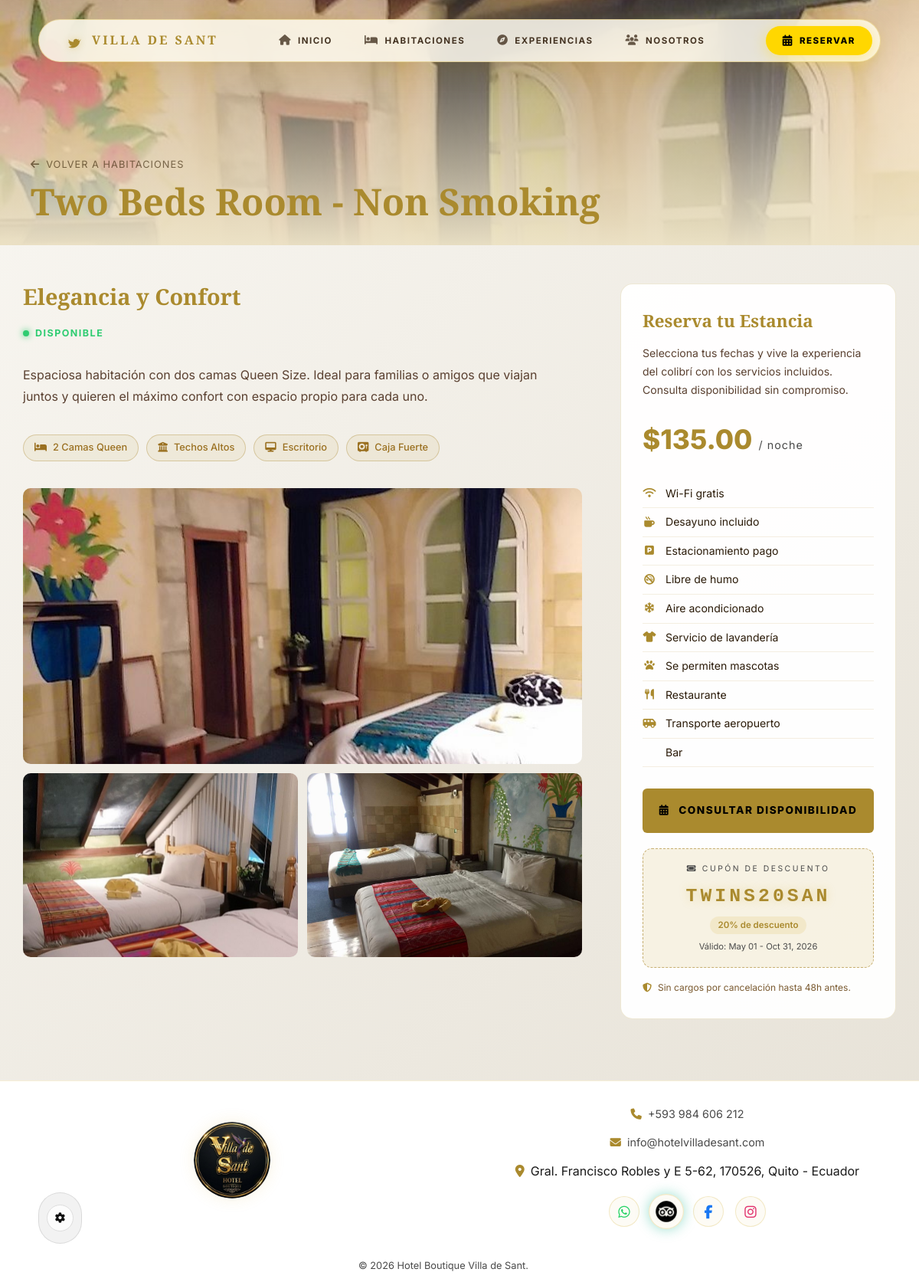
/index.php?action=habitacion&room=13, run on an earlier commit of the app's database.
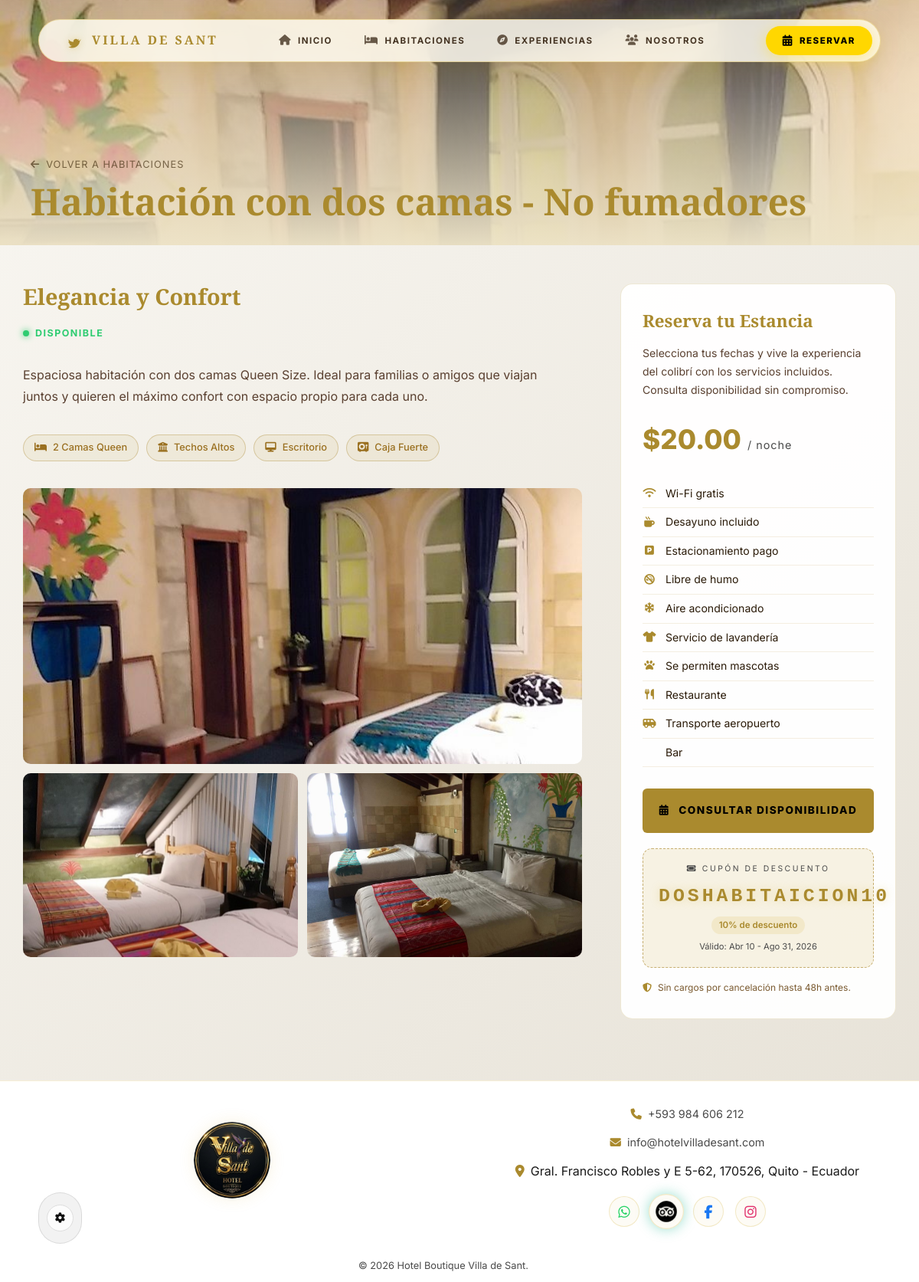
And on a later commit of the database.
### tables this page shows
CREATE TABLE `habitaciones` (
  `id` int(11) NOT NULL,
  `tipo` varchar(50) NOT NULL COMMENT 'Tipo de habitación (Single, Queen, etc.)',
  `numero` varchar(10) NOT NULL COMMENT 'Número de habitación ej: 101',
  `nombre` varchar(120) NOT NULL,
  `descripcion` text DEFAULT NULL,
  `precio` decimal(10,2) NOT NULL,
  `estado` enum('disponible','ocupado','mantenimiento') DEFAULT 'disponible',
  `imagen` varchar(255) DEFAULT NULL,
  `caracteristicas` longtext DEFAULT NULL CHECK (json_valid(`caracteristicas`)),
  `created_at` timestamp NOT NULL DEFAULT current_timestamp()
);

CREATE TABLE `cupones` (
  `id` int(11) NOT NULL,
  `habitacion_tipo` varchar(50) DEFAULT NULL COMMENT 'Aplica a todo un tipo. NULL = global',
  `codigo` varchar(20) NOT NULL,
  `descuento` int(11) NOT NULL,
  `fecha_inicio` date NOT NULL,
  `fecha_fin` date NOT NULL,
  `activo` tinyint(1) DEFAULT 1,
  `created_at` timestamp NOT NULL DEFAULT current_timestamp()
);

### controllers/PublicController.php (called while the page is built, shortened)
<?php
class PublicController {
    public function habitacion() {
        require_once 'views/usuario/habitacion-detalle.php';
    }
}
?>

### models/Room.php (called while the page is built, shortened)
<?php
class Room {
    private $conn;
    private $table_name = "habitaciones";
    public function __construct($db) {
        $this->conn = $db;
    }
    public function readOne($id) {
        $query = "SELECT * FROM " . $this->table_name . " WHERE id = ? LIMIT 0,1";
        $stmt = $this->conn->prepare($query);
        $stmt->bindParam(1, $id);
        $stmt->execute();
        return $stmt->fetch(PDO::FETCH_ASSOC);
    }
    public static function parseFeatures($json) {
        $features = json_decode($json, true);
        $result = [];
        foreach ($features as $f) {
            $parts = explode(':', $f, 2);
            $result[] = [
                'icon'  => $parts[0] ?? 'fa-circle',
                'label' => $parts[1] ?? $f
            ];
        }
        return $result;
    }
}
?>

### views/usuario/habitacion-detalle.php (the view, shortened to what this page needs)
<?php
require_once "models/Room.php";
$roomId = intval($_GET['room'] ?? 0);
$database = new Database();
$db = $database->getConnection();
$roomModel = new Room($db);
$room = $roomModel->readOne($roomId);
$isAvailable = $room['estado'] == 'disponible';
$features    = Room::parseFeatures($room['caracteristicas'] ?? null);
$amenities = [
    ['icon' => 'fa-wifi',            'label' => 'Wi-Fi gratis'],
    ['icon' => 'fa-mug-hot',         'label' => 'Desayuno incluido'],
    ['icon' => 'fa-square-parking',  'label' => 'Estacionamiento pago'],
    ['icon' => 'fa-ban-smoking',     'label' => 'Libre de humo'],
    ['icon' => 'fa-snowflake',       'label' => 'Aire acondicionado'],
    ['icon' => 'fa-shirt',           'label' => 'Servicio de lavandería'],
    ['icon' => 'fa-paw',             'label' => 'Se permiten mascotas'],
    ['icon' => 'fa-utensils',        'label' => 'Restaurante'],
    ['icon' => 'fa-van-shuttle',     'label' => 'Transporte aeropuerto'],
    ['icon' => 'fa-champagne-glass', 'label' => 'Bar'],
];
$coupon = null;
try {
    $stmtC = $db->prepare(
        "SELECT * FROM cupones WHERE habitacion_tipo = ? AND activo = 1 AND fecha_fin >= CURDATE() ORDER BY fecha_fin DESC LIMIT 1"
    );
    $stmtC->execute([$room['tipo']]);
    $coupon = $stmtC->fetch(PDO::FETCH_ASSOC);
} catch (Exception $e) {  }
$roomTypeFolder = "assets/img/" . str_replace('_', ' ', $room['tipo']);
$img1 = null; $img2 = null; $img3 = null;
if (is_dir($roomTypeFolder)) {
    if (!$img1 || !$img2 || !$img3) {
        $files = scandir($roomTypeFolder);
        $remaining = [];
        foreach ($files as $file) {
            if (in_array(strtolower(pathinfo($file, PATHINFO_EXTENSION)), ['jpg', 'jpeg', 'png', 'webp'])) {
                if (strpos($file, 'gallery') === false) {
                    $remaining[] = BASE_URL . $roomTypeFolder . '/' . $file;
                }
            }
        }
        if (!$img1) $img1 = $remaining[0] ?? null;
        if (!$img2) $img2 = $remaining[1] ?? null;
        if (!$img3) $img3 = $remaining[2] ?? null;
    }
}
include_once "views/layouts/header.php";
?>
<main>
    <div class="room-detail-hero">
        <div class="room-detail-hero-content">
            <a href="index.php?action=habitaciones" class="back-link">
                <i class="fa-solid fa-arrow-left"></i> Volver a Habitaciones
            </a>
            <h1 class="serif"><?php echo htmlspecialchars($room['nombre']); ?></h1>
        </div>
    </div>
    <div class="room-detail-layout">
        <div class="room-main-content scroll-anim scroll-left">
            <h2 class="serif gold-text" style="font-size:1.8rem; margin-bottom:16px;">Elegancia y Confort</h2>
            <div class="room-status-badge <?php echo $isAvailable ? 'badge-available' : 'badge-occupied'; ?>">
                <div class="badge-dot"></div>
                <span><?php echo $isAvailable ? 'DISPONIBLE' : 'NO DISPONIBLE'; ?></span>
            </div>
            <p class="room-description"><?php echo nl2br(htmlspecialchars($room['descripcion'] ?? '')); ?></p>
            <?php if (!empty($features)): ?>
            <div class="room-unique-features">
                <?php foreach ($features as $f): ?>
                <div class="feature-chip">
                    <i class="fa-solid <?php echo htmlspecialchars($f['icon']); ?>"></i>
                    <?php echo htmlspecialchars($f['label']); ?>
                </div>
                <?php endforeach; ?>
            </div>
            <?php endif; ?>
            <div class="room-photo-grid">
                <div class="photo-main">
                    <img src="<?php echo $img1; ?>" alt="<?php echo htmlspecialchars($room['nombre']); ?>">
                </div>
                <div class="photo-sm">
                    <img src="<?php echo $img2; ?>" alt="Vista 2">
                </div>
                <div class="photo-sm">
                    <img src="<?php echo $img3; ?>" alt="Vista 3">
                </div>
            </div>
        </div>
        <div class="booking-sidebar scroll-anim scroll-right">
            <h3 class="sidebar-title">Reserva tu Estancia</h3>
            <p class="sidebar-sub">Selecciona tus fechas y vive la experiencia del colibrí con los servicios incluidos. Consulta disponibilidad sin compromiso.</p>
            <div style="font-size: 2.2rem; color: var(--primary-gold); font-weight: 800; margin-bottom: 25px; display: flex; align-items: baseline; gap: 8px;">
                $<?php echo number_format($room['precio'], 2); ?>
                <span style="font-size: 0.9rem; color: var(--text-gray); font-weight: normal; letter-spacing: 1px;">/ noche</span>
            </div>
            <ul class="sidebar-amenities">
                <?php foreach ($amenities as $a): ?>
                <li>
                    <i class="fa-solid <?php echo $a['icon']; ?>"></i>
                    <?php echo $a['label']; ?>
                </li>
                <?php endforeach; ?>
            </ul>
            <a href="index.php?action=reserva&room=<?php echo $room['id']; ?>" class="btn-reservar">
                <i class="fa-solid fa-calendar-days"></i>
                CONSULTAR DISPONIBILIDAD
            </a>
            <?php if ($coupon): ?>
            <div class="coupon-box">
                <div class="coupon-label">
                    <i class="fa-solid fa-ticket"></i> Cupón de descuento
                </div>
                <div class="coupon-code"><?php echo htmlspecialchars($coupon['codigo']); ?></div>
                <div class="coupon-discount"><?php echo $coupon['descuento']; ?>% de descuento</div>
                <div class="coupon-validity">
                    Válido: <?php
                        $meses = ['Ene','Feb','Mar','Abr','May','Jun','Jul','Ago','Sep','Oct','Nov','Dic'];
                        $fi = $meses[intval(date('n', strtotime($coupon['fecha_inicio'])))-1] . ' ' . date('d', strtotime($coupon['fecha_inicio']));
                        $ff = $meses[intval(date('n', strtotime($coupon['fecha_fin'])))-1] . ' ' . date('d, Y', strtotime($coupon['fecha_fin']));
                        echo "$fi - $ff";
                    ?>
                </div>
            </div>
            <?php endif; ?>
            <div class="sidebar-disclaimer">
                <i class="fa-solid fa-shield-halved"></i>
                Sin cargos por cancelación hasta 48h antes.
            </div>
        </div>
    </div>
</main>
<?php include_once "views/layouts/footer.php"; ?>

### index.php (shortened to what this page needs)
<?php
$action = $_GET['action'] ?? 'home';
switch ($action) {
    case 'home':
    case 'nosotros':
    case 'experiencias':
    case 'habitaciones':
    case 'habitacion':
    case 'reserva':
        require_once 'controllers/PublicController.php';
        $controller = new PublicController();
        $controller->$action();
        break;
}
?>

### views/layouts/header.php (shortened to what this page needs)
<!DOCTYPE html>
<html lang="es">
<head>
    <link rel="stylesheet" href="https://cdnjs.cloudflare.com/ajax/libs/font-awesome/6.5.1/css/all.min.css">
    <link rel="stylesheet" href="<?php echo BASE_URL; ?>assets/css/global.css">
    <link rel="stylesheet" href="<?php echo BASE_URL; ?>assets/css/header-footer.css">
    <link rel="stylesheet" href="<?php echo BASE_URL; ?>assets/css/responsive.css">
</head>
<body>
    <?php include_once __DIR__ . "/nav.php"; ?>

### views/layouts/nav.php (shortened to what this page needs)
<?php
$current_action = $_GET['action'] ?? 'home';
?>
<header id="main-header">
    <div class="nav-container">
        <a href="<?php echo BASE_URL; ?>" class="logo">
            <span class="logo-text">VILLA DE SANT</span>
        </a>
        <nav class="desktop-nav">
            <ul class="nav-links">
                <li><a href="<?php echo BASE_URL; ?>?action=home" class="nav-link <?php echo $current_action == 'home' ? 'active' : ''; ?>"><i class="fa-solid fa-house"></i> INICIO</a></li>
                <li><a href="<?php echo BASE_URL; ?>?action=habitaciones" class="nav-link <?php echo $current_action == 'habitaciones' ? 'active' : ''; ?>"><i class="fa-solid fa-bed"></i> HABITACIONES</a></li>
                <li><a href="<?php echo BASE_URL; ?>?action=experiencias" class="nav-link <?php echo $current_action == 'experiencias' ? 'active' : ''; ?>"><i class="fa-solid fa-compass"></i> EXPERIENCIAS</a></li>
                <li><a href="<?php echo BASE_URL; ?>?action=nosotros" class="nav-link <?php echo $current_action == 'nosotros' ? 'active' : ''; ?>"><i class="fa-solid fa-users"></i> NOSOTROS</a></li>
            </ul>
        </nav>
        <a href="<?php echo BASE_URL; ?>?action=reserva" class="header-book-btn">
            <i class="fa-solid fa-calendar-days"></i>
            <span class="btn-text">RESERVAR</span>
        </a>
    </div>
</header>

### views/layouts/footer_content.php
<footer id="main-footer">
    <div class="container footer-grid">
        <div class="footer-brand text-center">
            <img src="<?php echo BASE_URL; ?>assets/img/logo.png" alt="Villa de Sant Logo" class="footer-img-logo">
        </div>
        <div class="f-links text-center">
            <ul>
                <li><a href="tel:+593984606212"><i class="fa-solid fa-phone" style="margin-right:8px;color:var(--primary-gold)"></i>+593 984 606 212</a></li>
                <li><a href="mailto:hola@villadesant.com"><i class="fa-solid fa-envelope" style="margin-right:8px;color:var(--primary-gold)"></i>info@hotelvilladesant.com</a></li>
                <li><i class="fa-solid fa-location-dot" style="margin-right:8px;color:var(--primary-gold)"></i>Gral. Francisco Robles y E 5-62, 170526, Quito - Ecuador</li>
            </ul>
            <div class="footer-social" style="margin-top: 20px; display: flex; justify-content: center; gap: 15px;">
                <a href="https://linktr.ee/hotelvilladesant?utm_source=linktree_profile_share" target="_blank" class="social-icon whatsapp">
                    <i class="fa-brands fa-whatsapp"></i>
                </a>
                <a href="https://www.tripadvisor.com/Hotel_Review-g294308-d12934076-Reviews-Villa_de_Sant_Hotel_Boutique-Quito_Pichincha_Province.html" target="_blank" class="social-icon tripadvisor">
                    <img src="<?php echo BASE_URL; ?>assets/img/tripadvisor_icon.png" alt="TripAdvisor" style="width: 24px; height: 24px; object-fit: contain;">
                </a>
                <a href="https://www.facebook.com/villadesanthotel/" target="_blank" class="social-icon facebook">
                    <i class="fa-brands fa-facebook-f"></i>
                </a>
                <a href="https://www.instagram.com/hotelvilladesant?igshid=YmMyMTA2M2Y%3D" target="_blank" class="social-icon instagram">
                    <i class="fa-brands fa-instagram"></i>
                </a>
            </div>
        </div>
    </div>
    <div class="footer-bottom">
        <p>&copy; 2026 Hotel Boutique Villa de Sant. <a href="<?php echo BASE_URL; ?>?action=login" style="color: transparent; cursor: default;">Admin</a></p>
    </div>
</footer>

### views/layouts/footer.php (shortened to what this page needs)
    <?php include_once __DIR__ . "/footer_content.php"; ?>
</body>
</html>

### assets/css/global.css (style rules this page uses)
html { background-color: #0A0A0A; scroll-behavior: smooth; overflow-x: hidden; max-width: 100vw; width: 100%; }
:root { --primary-gold: #D4AF37; --primary-gold-dark: #B5942B; --bg-gradient: linear-gradient(135deg, #0A0A0A, #16241a); --bg-card: rgba(22, 35, 28, 0.85); --bg-black: #0A0A0A; --bg-darker: #050505; --text-white: #F5F5F5; --text-gray: #B0B0B0; --accent-cream: #FFFDD0; --border-color: rgba(212, 175, 55, 0.2); --font-serif: 'Playfair Display', serif; --font-sans: 'Outfit', 'Inter', sans-serif; --transition: all 0.4s cubic-bezier(0.4, 0, 0.2, 1); --container-width: 1200px; }
body.light-mode { --primary-gold: #AA8A2E; --primary-gold-dark: #8E7324; --bg-gradient: linear-gradient(135deg, #F9F7F2, #E6E1D6); --bg-card: rgba(255, 255, 255, 0.95); --bg-black: #F5F5F7; --bg-darker: #FFFFFF; --text-white: #1A1A1A; --text-gray: #4A4A4A; --accent-cream: #FDFBF7; --border-color: rgba(170, 138, 46, 0.2); }
body.light-mode .reserva-form-card, body.light-mode .reserva-summary, body.light-mode .chat-box, body.light-mode .room-card, body.light-mode .preview-card, body.light-mode .exp-card, body.light-mode .booking-sidebar, body.light-mode .modal-content { background: var(--bg-card) !important; border-color: var(--border-color) !important; color: var(--text-white) !important; }
* { margin: 0; padding: 0; box-sizing: border-box; }
body { background: var(--bg-gradient); background-attachment: fixed; color: var(--text-white); font-family: var(--font-sans); line-height: 1.6; overflow-x: hidden; width: 100%; max-width: 100vw; position: relative; }
h1 { font-size: 2.8rem; line-height: 1.1; margin-bottom: 20px; }
h2 { font-size: 2.2rem; line-height: 1.2; margin-bottom: 25px; }
h3 { font-size: 1.5rem; margin-bottom: 15px; }
h1, h2, h3, h4, .serif { font-family: var(--font-serif); font-weight: 700; }
a { text-decoration: none; color: inherit; transition: var(--transition); }
ul { list-style: none; }
img { max-width: 100%; display: block; }
.container { max-width: var(--container-width); margin: 0 auto; padding: 0 20px; }
.scroll-anim { opacity: 0; transition: all 0.8s cubic-bezier(0.4, 0, 0.2, 1); will-change: opacity, transform; }
.scroll-left { transform: translateX(-50px); }
.scroll-right { transform: translateX(50px); }
.scroll-anim.is-visible { opacity: 1; transform: translate(0, 0); }
.text-center { text-align: center; }
.gold-text { color: var(--primary-gold); }
body { top: 0px !important; position: static !important; }

What changed in the data, as far as the page shows it:
no longer on this page (row edited): cupones: codigo "TWINS20SAN", descuento "20", fecha_inicio "May 01", fecha_fin "Oct 31, 2026"
changed habitaciones: nombre "Two Beds Room - Non Smoking" → "Habitación con dos camas - No fumadores"; precio "135.00" → "20.00"
now on this page (row edited): cupones: codigo "DOSHABITAICION10", descuento "10", fecha_inicio "Abr 10", fecha_fin "Ago 31, 2026"
